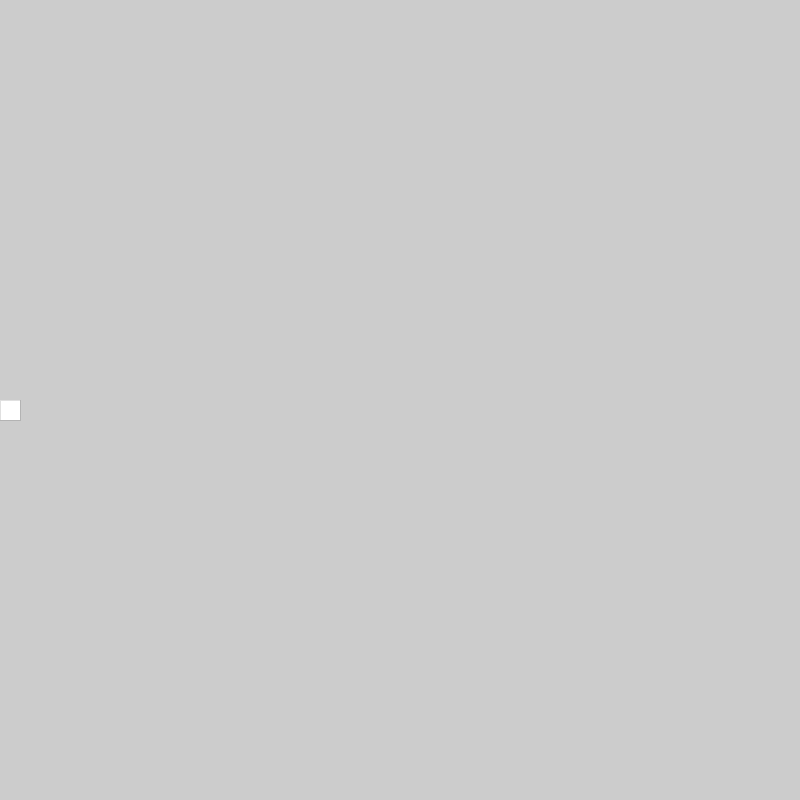
Frame 1 (no input)
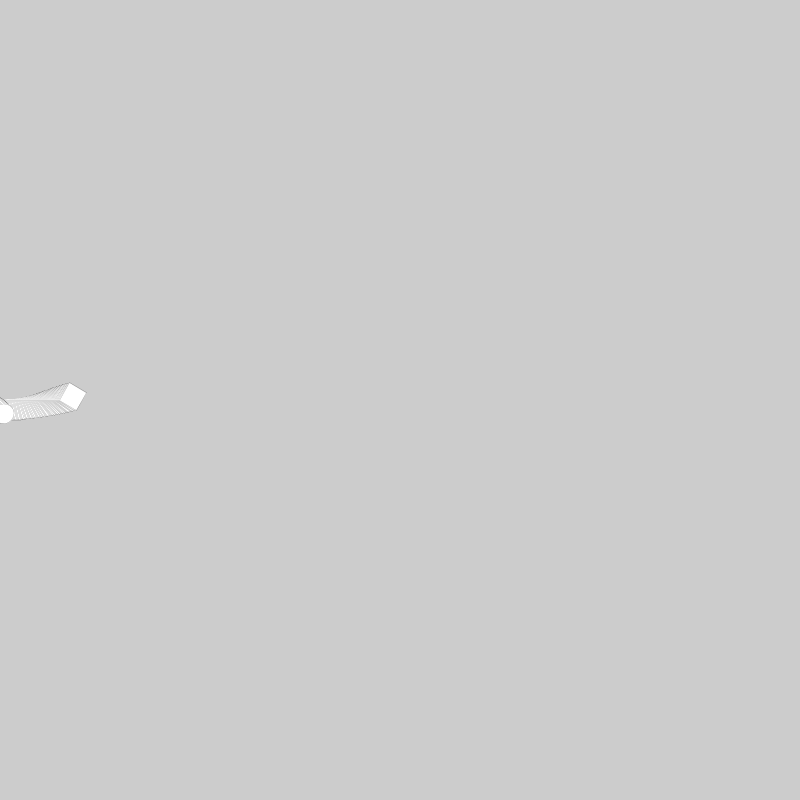
Frame 60 (the mouse pressed at the canvas centre just before this capture)
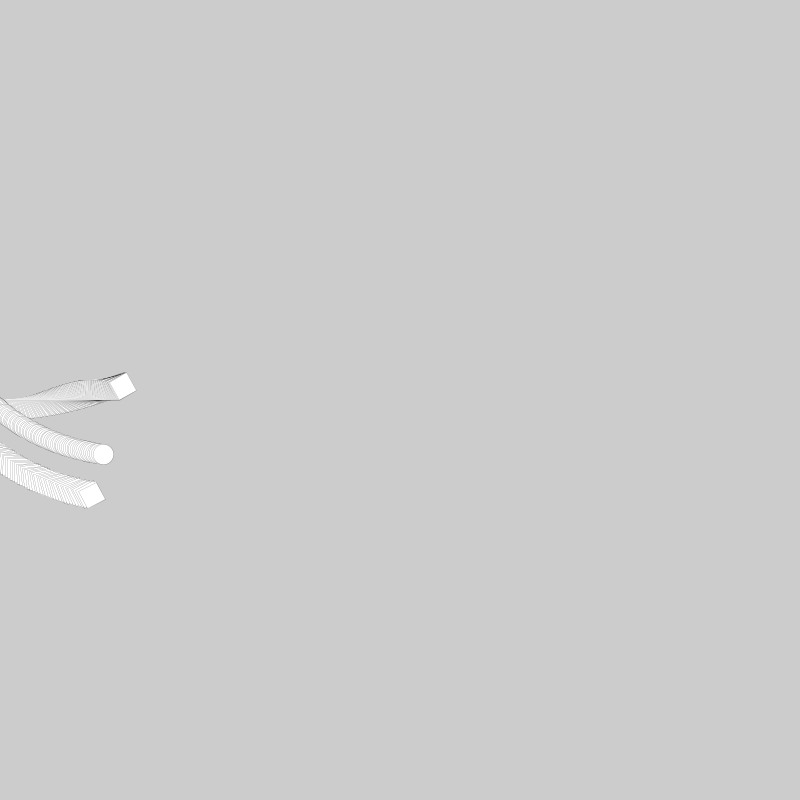
Frame 120 (the mouse held since frame 60 and released just before this capture)

The Processing sketch that drew these frames (run headless with seeded random() and noise(); from frame 60 on, the mouse is pressed at the canvas centre):

// Processing sketch: week_2_notes_translations
// ── week_2_notes_translations.pde
float angle = 0;
float x = 0;

void setup() {
  size(800, 800);
}

//when we translate we move the cooridnate system

void draw() {
  translate(x, height/2);
  x = x +1;
  scale(0.1);
  rotate(radians(angle));
  angle = angle - 1; 
  rect(0, 0, 200, 200);
  
  ellipse(-400, -400, 200, 200);
  
  rect(-800, -800, 200, 200);
}
